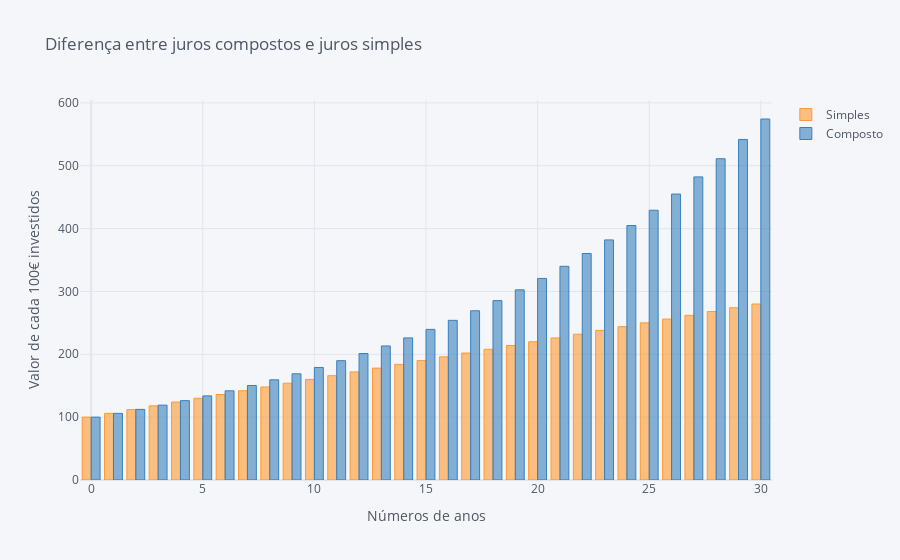

Here is the notebook cell this chart was saved with:
### Code cell
df[['Simples', 'Composto']].iplot(kind='bar', yTitle='Valor de cada 100€ investidos', xTitle='Números de anos',
                                   title='Diferença entre juros compostos e juros simples')

### Figure 1 — Plotly figure (JSON) as saved in the notebook; plotly's stock layout.template omitted (floating-point values rounded to 4 significant figures)
{"data": [{"marker": {"color": "rgba(255, 153, 51, 0.6)", "line": {"color": "rgba(255, 153, 51, 1.0)", "width": 1}}, "name": "Simples", "orientation": "v", "text": "", "type": "bar", "x": [0, 1, 2, 3, 4, 5, 6, 7, 8, 9, 10, 11, 12, 13, 14, 15, 16, 17, 18, 19, 20, 21, 22, 23, 24, 25, 26, 27, 28, 29, 30], "y": [100, 106, 112, 118, 124, 130, 136, 142, 148, 154, 160, 166, 172, 178, 184, 190, 196, 202, 208, 214, 220, 226, 232, 238, 244, 250, 256, 262, 268, 274, 280]}, {"marker": {"color": "rgba(55, 128, 191, 0.6)", "line": {"color": "rgba(55, 128, 191, 1.0)", "width": 1}}, "name": "Composto", "orientation": "v", "text": "", "type": "bar", "x": [0, 1, 2, 3, 4, 5, 6, 7, 8, 9, 10, 11, 12, 13, 14, 15, 16, 17, 18, 19, 20, 21, 22, 23, 24, 25, 26, 27, 28, 29, 30], "y": [100, 106, 112.4, 119.1, 126.2, 133.8, 141.8, 150.4, 159.4, 168.9, 179.1, 189.8, 201.2, 213.3, 226.1, 239.7, 254.0, 269.3, 285.4, 302.6, 320.7, 340.0, 360.4, 382.0, 404.9, 429.2, 454.9, 482.2, 511.2, 541.8, 574.4]}], "layout": {"autosize": true, "legend": {"bgcolor": "#F5F6F9", "font": {"color": "#4D5663"}}, "paper_bgcolor": "#F5F6F9", "plot_bgcolor": "#F5F6F9", "title": {"font": {"color": "#4D5663"}, "text": "Diferença entre juros compostos e juros simples"}, "xaxis": {"autorange": true, "gridcolor": "#E1E5ED", "range": [-0.5, 30.5], "showgrid": true, "tickfont": {"color": "#4D5663"}, "title": {"font": {"color": "#4D5663"}, "text": "Números de anos"}, "type": "linear", "zerolinecolor": "#E1E5ED"}, "yaxis": {"autorange": true, "gridcolor": "#E1E5ED", "range": [0, 604.6], "showgrid": true, "tickfont": {"color": "#4D5663"}, "title": {"font": {"color": "#4D5663"}, "text": "Valor de cada 100€ investidos"}, "type": "linear", "zerolinecolor": "#E1E5ED"}}}
